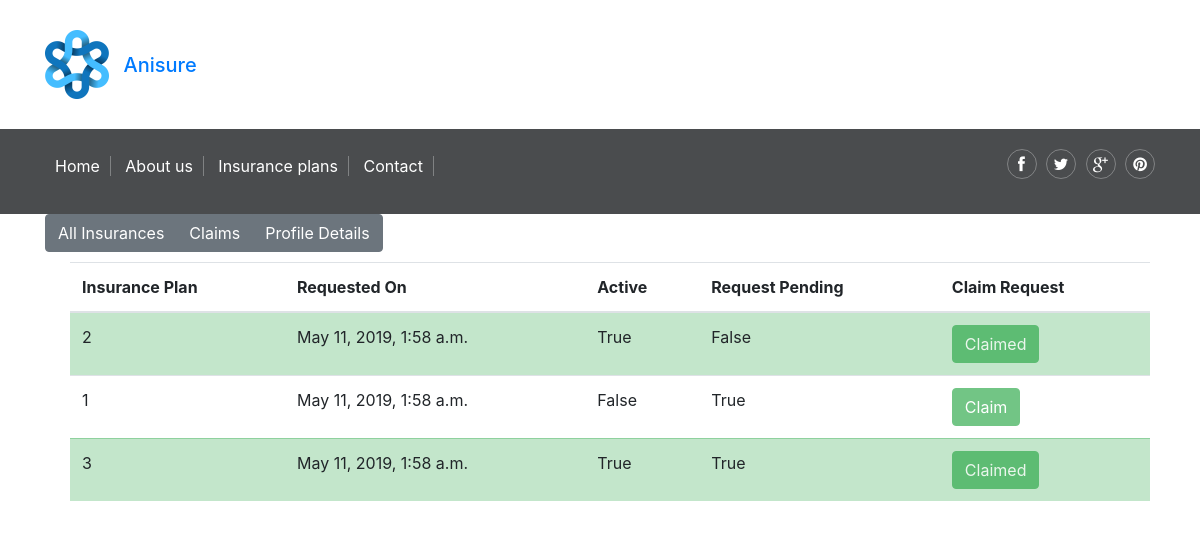
The app's page /profile/admin (signed in) with its own data.
### main/models.py (models this page shows)
class Insurance(models.Model):
    user = models.ForeignKey(User, on_delete=models.CASCADE)
    Animal = models.CharField(max_length=200, default="None")
    Request = models.BooleanField(default=True)
    Active = models.BooleanField(default=False)
    Plan = models.IntegerField()
    StartDate = models.DateTimeField(default=datetime.datetime.now())
    EndDate = models.DateTimeField(default=datetime.datetime.now())
    Claimed = models.BooleanField(default=False)

### main/views.py (the view)
# urls.py: path('profile/<username>', views.profile,  name="profile"),
def profile(request, username):
    allInsurance = models.Insurance.objects.filter(user = request.user)
    allClaims = []
    for insurance in allInsurance:
        claim = models.Claims.objects.filter(Insurance_claimed = insurance)
        if len(claim) != 0:
            allClaims.append(claim[0])
    userInfo = models.UserInfo.objects.get(user=request.user)
    return render(request, "profile.html", {"username": username,
                                            "allInsurance": allInsurance,
                                            "allClaims": allClaims,
                                            "userInfo": userInfo,
                                            "user": user})

### main/Templates/profile.html (shortened to what this page needs)
{% extends 'base.html' %}
{% load static %}
{% block body %}
<div class="container">
    <div class="btn-group" role="group" aria-label="Basic example">
        <button type="button" onclick="showContent(1,0,0)" class="btn btn-secondary">All Insurances</button>
        <button type="button" onclick="showContent(0,1,0)" class="btn btn-secondary">Claims</button>
        <button type="button" onclick="showContent(0,0,1)" class="btn btn-secondary">Profile Details</button>
    </div>
    <div class="container" id="allInsurance" style="margin:10px">
        <table class="table">
            <thead>
            <tr>
                <th scope="col">Insurance Plan</th>
                <th scope="col">Requested On</th>
                <th scope="col">Active</th>
                <th scope="col">Request Pending</th>
                <th scope="col">Claim Request</th>
            </tr>
            </thead>
            <tbody>
            {% for insurance in allInsurance %}
            {% if insurance.Active %}
            <tr class="table-success">
                {% else %}
            <tr>
                {% endif %}
                <td>{{insurance.Plan}}</td>
                <td>{{insurance.StartDate}}</td>
                <td>{{insurance.Active}}</td>
                <td>{{insurance.Request}}</td>
                {% if insurance.Active %}
                <td>
                    {% if insurance.Claimed == False %}
                    <form method="post" action="{% url 'claim' %}">
                        {% csrf_token %}
                        <input type="number" value="{{insurance.id}}" name="insuranceId" hidden>
                        <button type="submit" class="btn btn-success">Claim</button>
                    </form>
                    {% else %}
                    <button type="button" class="btn btn-success" disabled>Claimed</button>
                    {% endif %}
                </td>
                {% else %}
                <td>
                    <button type="button" class="btn btn-success" disabled>Claim</button>
                </td>
                {% endif %}
            </tr>
            {% endfor %}
            </tbody>
        </table>
    </div>
</div>
{% endblock %}

### main/static/main/style.css (style rules this page uses)
html { background: #fff; color: #000; -webkit-text-size-adjust: 100%; -ms-text-size-adjust: 100%; }
html, button, input, select, textarea { font-family: sans-serif; }
body { margin: 0; }
button, input, select, textarea { font-family: inherit; font-size: 100%; margin: 0; vertical-align: baseline; }
button, input { line-height: normal; }
button, select { text-transform: none; }
button, html input[type="button"], input[type="reset"], input[type="submit"] { -webkit-appearance: button; cursor: pointer; }
button[disabled], input[disabled] { cursor: default; }
table { border-collapse: collapse; border-spacing: 0; }
*, *:before, *:after { -moz-box-sizing: border-box; box-sizing: border-box; }
body { color: #768089; font-family: "Roboto Condensed", "Open Sans", sans-serif; font-size: 16px; font-weight: 300; line-height: normal; }
.container { margin-right: auto; margin-left: auto; padding-left: 15px; padding-right: 15px; *zoom: 1; }
.container:after { content: " "; clear: both; display: block; overflow: hidden; height: 0; }
@media (min-width: 768px) { .container { width: 750px; } }
@media (min-width: 992px) { .container { width: 970px; } }
@media (min-width: 1200px) { .container { width: 1170px; } }

### records on screen
Insurance: Plan "2", StartDate "May 11, 2019, 1:58 a.m.", Active "True", Request "False", Claimed "Claimed"
Insurance: Plan "1", StartDate "May 11, 2019, 1:58 a.m.", Active "False", Request "True", shows "Claim"
Insurance: Plan "3", StartDate "May 11, 2019, 1:58 a.m.", Active "True", Request "True", Claimed "Claimed"
